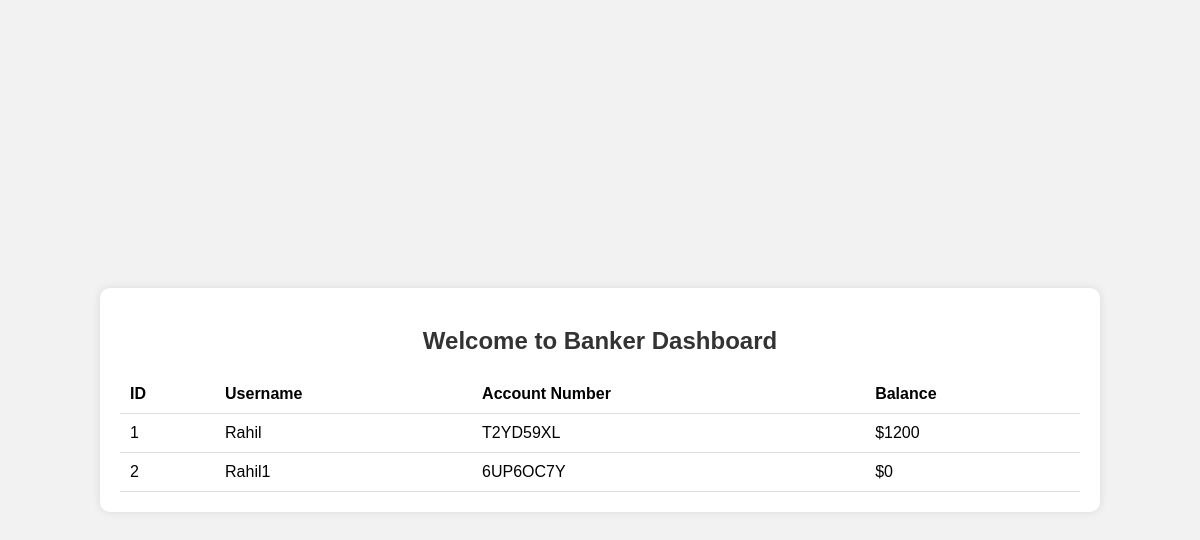
Page /banker_dashboard on the earlier database version.
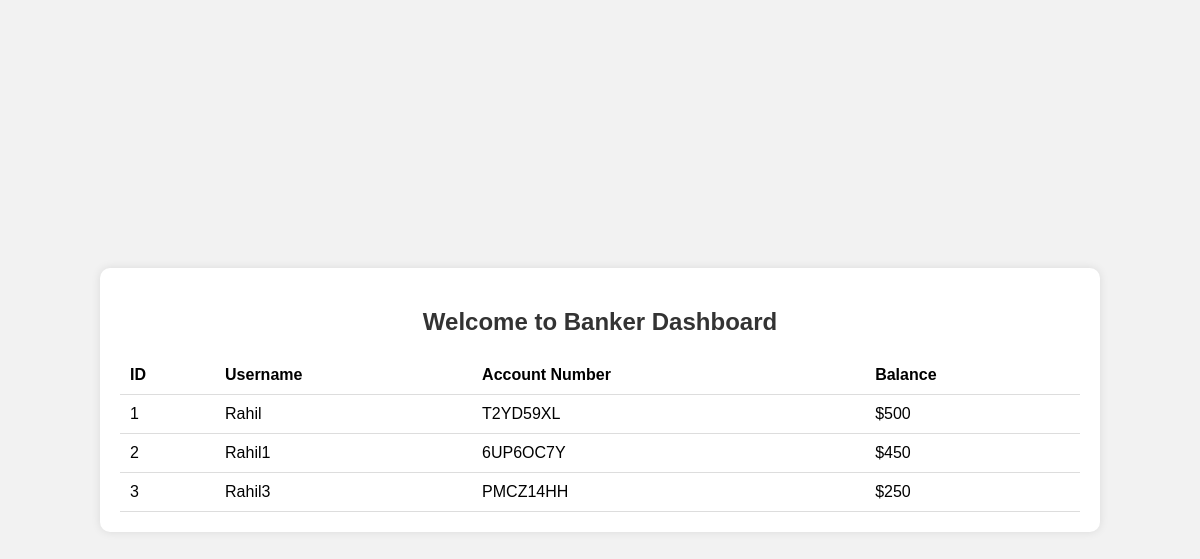
Same page on the later database version.
### tables this page shows
CREATE TABLE users(
                    id INTEGER PRIMARY KEY AUTOINCREMENT,
                    username TEXT UNIQUE NOT NULL,
                    password TEXT NOT NULL,
                    account_number TEXT UNIQUE NOT NULL,
                    balance NUMERIC DEFAULT 0);

### app.py (the view)
@app.route("/banker_dashboard")
def banker_dashboard():
    banker_id = session.get("banker_id")
    if banker_id == None:
        redirect ("/")
    users = db.execute("SELECT * FROM users")
    return render_template("banker_dashboard.html", users=users)

### templates/banker_dashboard.html (shortened to what this page needs)
<!DOCTYPE html>
<html lang="en">
<head>
</head>
<body>
    <div class="container">
        <h2>Welcome to Banker Dashboard</h2>
        <table>
            <thead>
                <tr>
                    <th>ID</th>
                    <th>Username</th>
                    <th>Account Number</th>
                    <th>Balance</th>
                </tr>
            </thead>
            <tbody>
                {% for user in users %}
                    <tr>
                        <td>{{ user.id }}</td>
                        <td>{{ user.username }}</td>
                        <td>{{ user.account_number }}</td>
                        <td>${{ user.balance }}</td>
                    </tr>
                {% endfor %}
            </tbody>
        </table>
    </div>
</body>
</html>

### templates/banker_dashboard.html (style rules this page uses)
body { font-family: Arial, sans-serif; background-color: #f2f2f2; margin: 0; padding: 0; display: flex; justify-content: center; align-items: center; height: 100vh; }
.container { text-align: center; padding: 20px; border-radius: 10px; background-color: #ffffff; box-shadow: 0 0 10px rgba(0, 0, 0, 0.1); width: 80%; }
h2 { color: #333; margin-bottom: 20px; }
table { width: 100%; border-collapse: collapse; }
th, td { padding: 10px; text-align: left; border-bottom: 1px solid #ddd; }

Differences in the rows shown:
changed users "Rahil": balance "1200" → "500"
changed users "Rahil1": balance "0" → "450"
added users: id "3", username "Rahil3", account_number "PMCZ14HH", balance "250"
